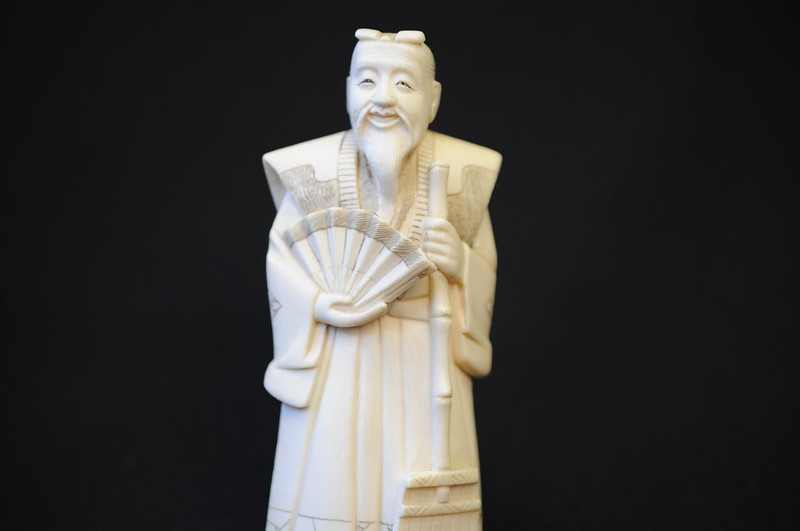
#> input picture data/images/statue.jpg, 800 x 531 px, found by its file name
$ python ex1_pca.py
#> lines starting #> are read from the running program, lines starting #| are printed output that depends on the picture
"""Implement a PCA to reduce the dimensionality of on image."""
import os

import imageio.v2 as imageio
import matplotlib.pyplot as plt
import numpy as np
from skimage.io import imsave
from skimage.metrics import structural_similarity
from tqdm import tqdm

np.random.seed(0)


def pca_transform(
    img_rows: np.ndarray,
) -> tuple[np.ndarray, np.ndarray, np.ndarray, np.ndarray]:
    """Perform a PCA transformation on the input matrix.

    Args:
        img_rows (np.ndarray): Rows of flattened image data (size d x n).

    Returns:
        tuple: Instances of the Principal Component Analysis:
        np.ndarray (d x 1): The eigenvalues sorted in descending order.
        np.ndarray (d x d): The eigenvectors sorted according to the order of the eigenvalues.
        np.ndarray (d x n): The zero-meaned data matrix.
        np.ndarray (d x 1): The vector of the feature means of the input matrix.
    """
    # 1. compute mean for each feature
    # TODO
    # 2. center input data by subtracting mean
    # TODO
    # 3. calculate covariance matrix
    # TODO
    # 4. perform eigendecomposition of covariance matrix
    # TODO
    # 5. sort eigenvalues in descending order and eigenvectors by descending eigenvalues
    # TODO
    # 6. return sorted eigenvalues, eigenvectors, centered data and mean vector
    return None  # TODO


# [46 lines left out: functions pca_inverse_transform, expl_var, not called in this run]


if __name__ == "__main__":
    # create empty output dir
    os.makedirs("./output", exist_ok=True)

    # load image, plot it and save as .png file
    image = imageio.imread("./data/images/statue.jpg")
#> image is the input picture: shape (531, 800, 3); mean R, G, B 61.3, 59.8, 57.9
    plt.imshow(image)
    plt.show()
    output_filename = "./output/original.png"
    imsave(output_filename, image.astype(np.uint8))
    plt.close()

    # reshape image in 2D-array of shape (num_rows, num_columns * num_channels)
    image_rows = np.reshape(image, (image.shape[0], -1))
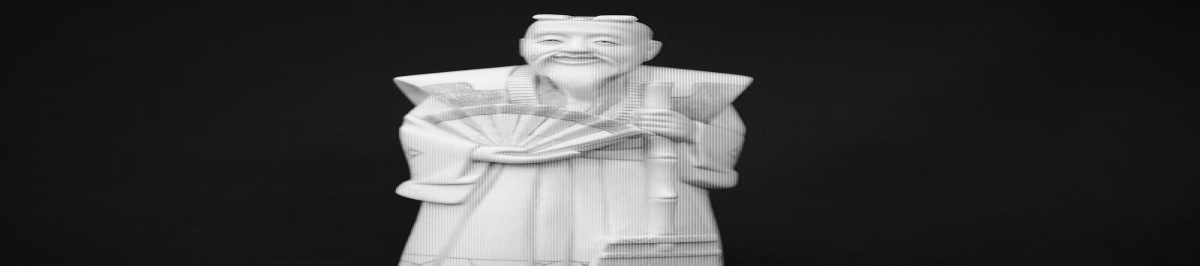
#> image_rows: shape (531, 2400) (shown at 1/2 size); min 0, max 253, mean 59.7

   # perform PCA using 'pca_transform' function
#> (the run stopped early here; a loop or call above may not have finished)
